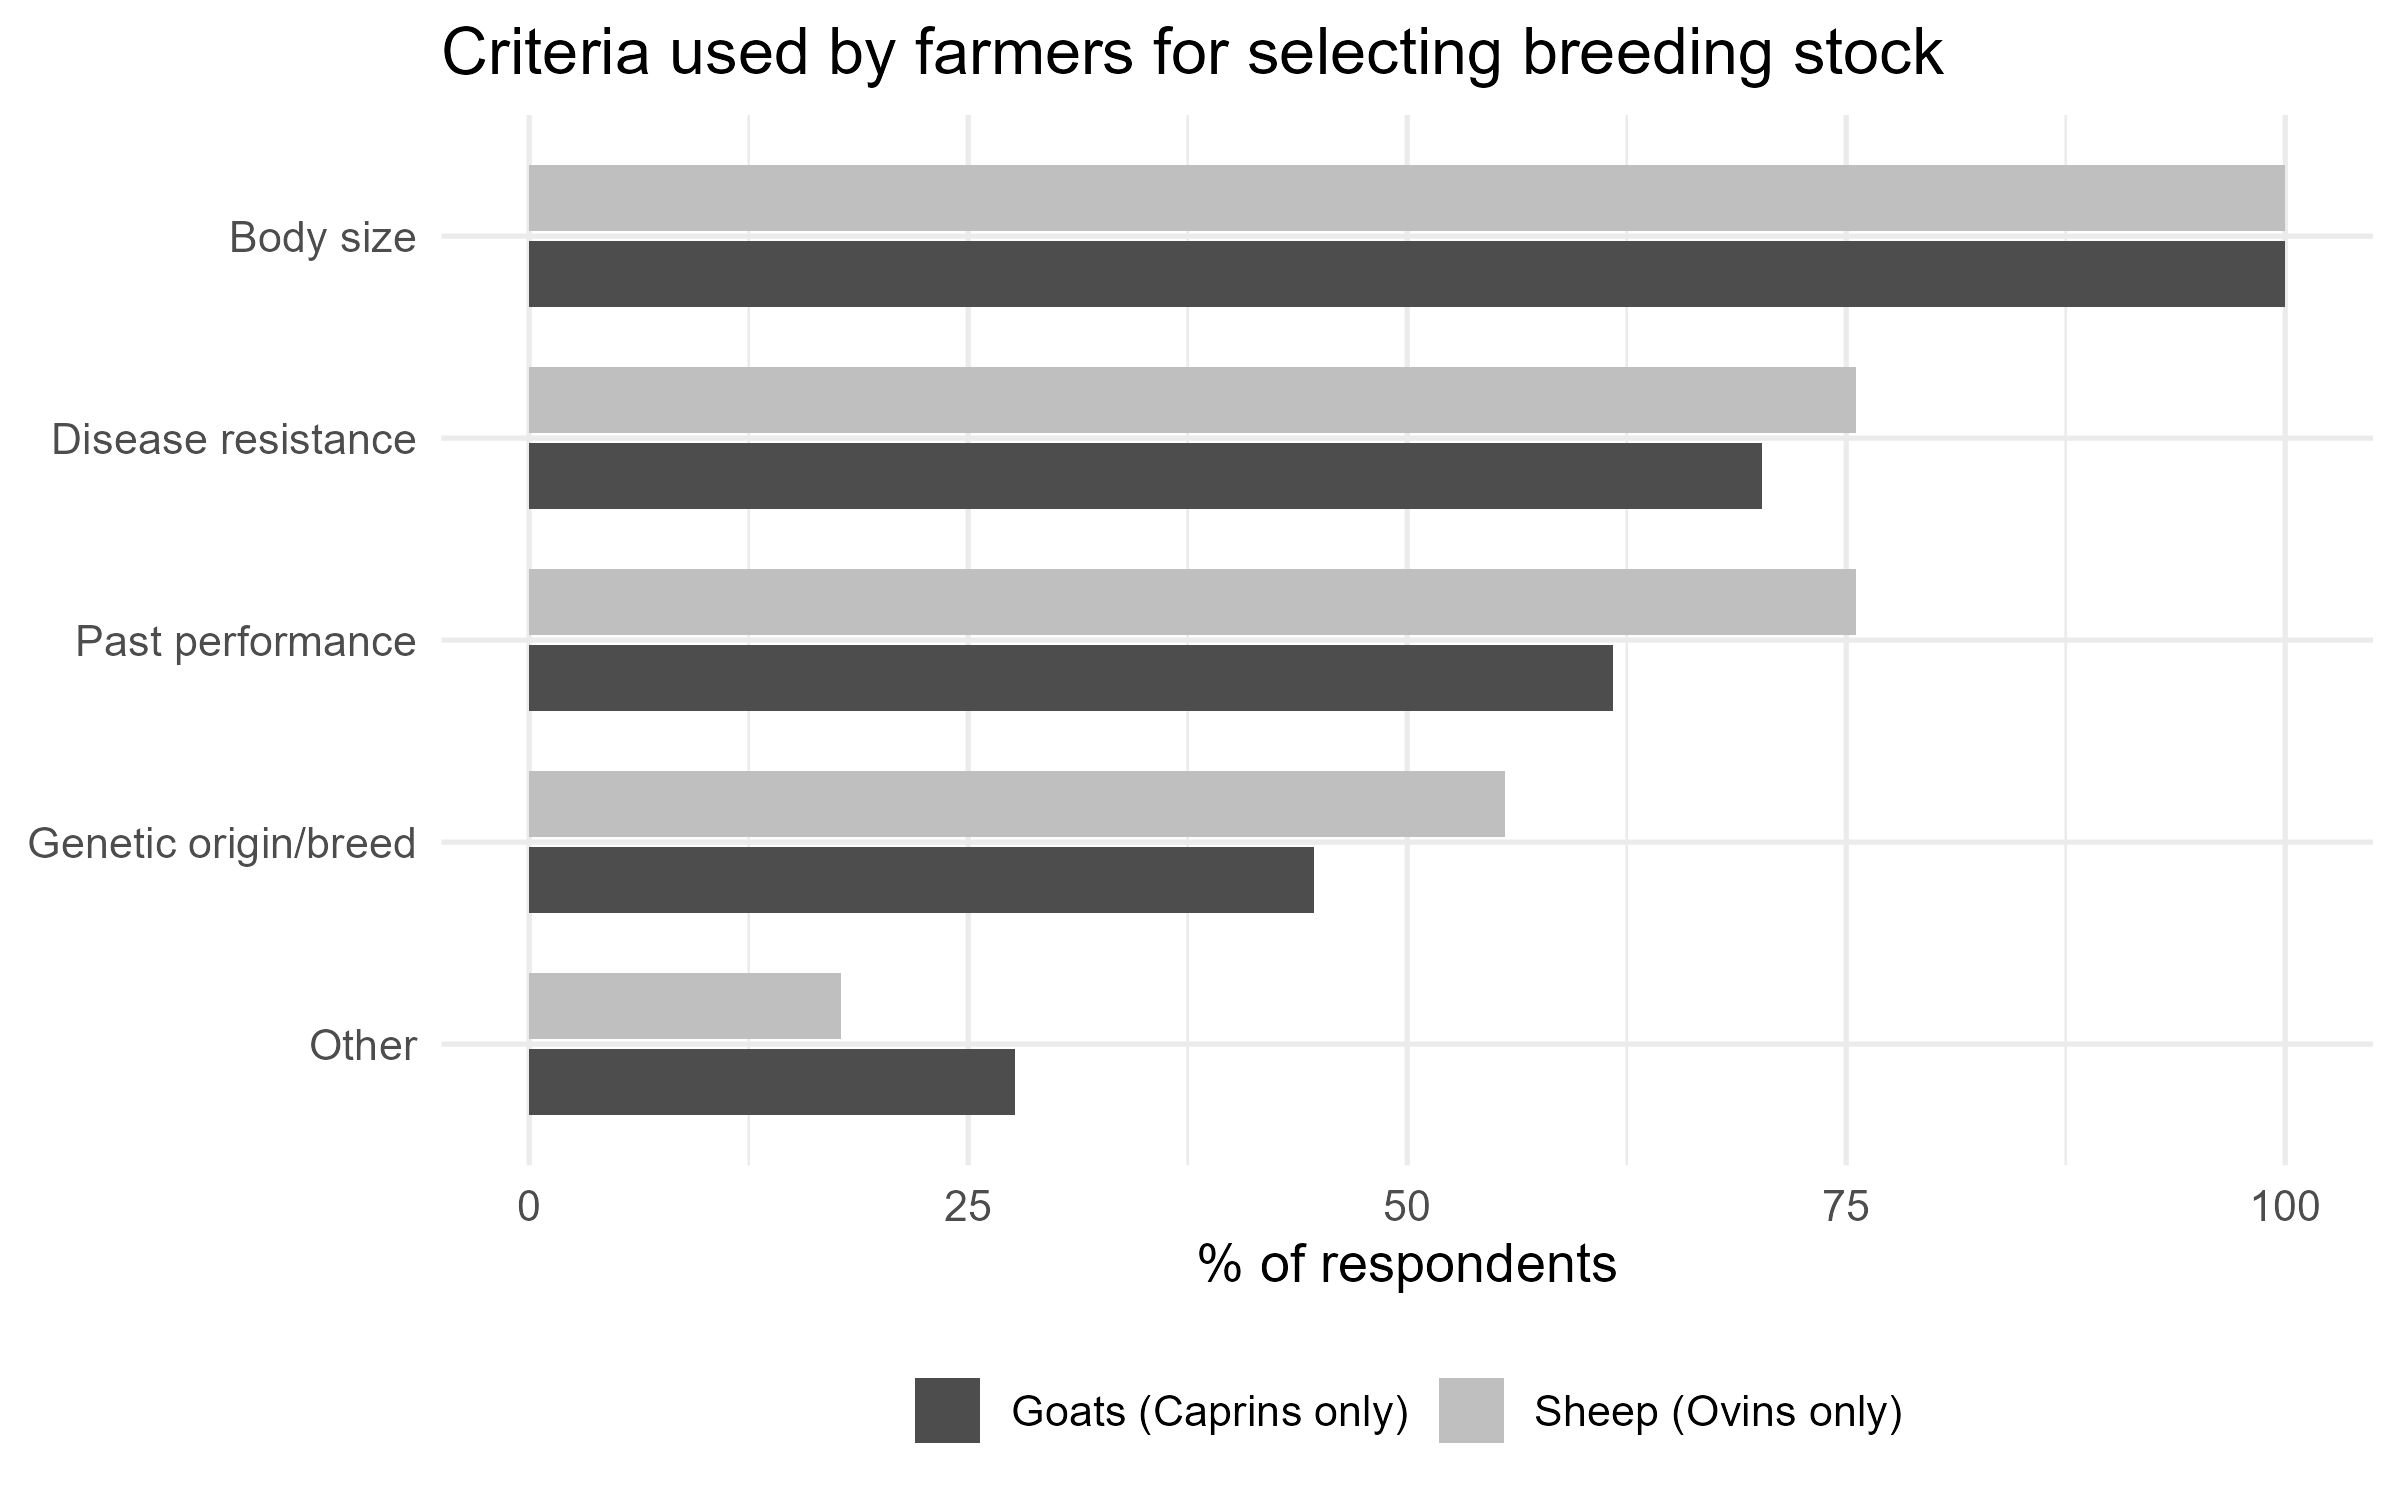

Source code (R):
# =============================================================================
# Criteria used by farmers for selecting breeding stock, by species (goats vs sheep)
# =============================================================================
# What this script does:
#   1. Reads the raw survey export (labels version)
#   2. Excludes the training population (Abomey-Calavi + any blank-commune rows)
#   3. Reconstructs the TRUE species classification from the raw Ovins/Caprins
#      checkboxes (NOT the pre-derived "Espece de petit ruminants" field, which
#      was found to be miscoded)
#   4. Keeps only "Caprins only" (goats, n=60) and "Ovins only" (sheep, n=67)
#      households
#   5. Calculates, for each species, the % of respondents selecting each
#      breeding-stock selection criterion (body size, disease resistance,
#      past performance, genetic origin/breed, other)
#   6. Produces a grouped horizontal bar chart (goats vs sheep) and saves it
#      as a PNG, in the style of the reference paper's Figure 2
#
# NOTE: unlike the reference paper, this survey asks breeding-stock selection
# criteria as a SINGLE question (not split by male vs female breeding animal),
# so this figure compares species (goat vs sheep), not sex of the animal
# being selected. State this clearly in your figure caption.
#
# Required packages: readxl, dplyr, tidyr, ggplot2, stringr
# =============================================================================

library(readxl)
library(dplyr)
library(tidyr)
library(ggplot2)
library(stringr)

# ---- File paths (edit these to match your local paths) --------------------
LABELS_PATH <- "C:/Users/lucas/OneDrive/Bureau/Data/Figures/Figure 2/Questionnaire_caracterisation_pratiques_de_croisements_-_latest_version_-_labels_-_2026-07-28-03-29-08.xlsx"
OUTPUT_PNG  <- "breeding_criteria_by_species.png"
OUTPUT_XLSX <- "breeding_criteria_by_species.xlsx"

# ---- Column name constants (exact headers from the raw export) ------------
COMMUNE_COL <- "II- CARACTERISTIQUES DE L\u2019UNITE D\u2019ELEVAGE (UE) /Commune"
OVINS_COL   <- "II- CARACTERISTIQUES DE L\u2019UNITE D\u2019ELEVAGE (UE) /Quelles sont les esp\u00e8ces animales que vous \u00e9levez?/1=Ovins"
CAPRINS_COL <- "II- CARACTERISTIQUES DE L\u2019UNITE D\u2019ELEVAGE (UE) /Quelles sont les esp\u00e8ces animales que vous \u00e9levez?/2=Caprins"

CRITERIA_COLS <- c(
  "Body size"            = "5.) Reproduction/Crit\u00e8res de choix des reproducteurs /1= Taille corporelle",
  "Disease resistance"   = "5.) Reproduction/Crit\u00e8res de choix des reproducteurs /2= R\u00e9sistance aux maladies",
  "Past performance"     = "5.) Reproduction/Crit\u00e8res de choix des reproducteurs /3= Performances pass\u00e9es",
  "Genetic origin/breed" = "5.) Reproduction/Crit\u00e8res de choix des reproducteurs /4= Origine g\u00e9n\u00e9tique (race)",
  "Other"                = "5.) Reproduction/Crit\u00e8res de choix des reproducteurs /5= Autre"
)

# =============================================================================
# 1. Read data
# =============================================================================
raw <- read_excel(LABELS_PATH, col_types = "text")

# =============================================================================
# 2. Exclude the training population (Abomey-Calavi + blank commune)
# =============================================================================
raw_clean <- raw %>%
  filter(!is.na(.data[[COMMUNE_COL]]), .data[[COMMUNE_COL]] != "Abomey-Calavi")

# =============================================================================
# 3. Reconstruct species from the raw Ovins/Caprins checkboxes
# =============================================================================
raw_clean <- raw_clean %>%
  mutate(
    ovins_flag   = as.numeric(.data[[OVINS_COL]]),
    caprins_flag = as.numeric(.data[[CAPRINS_COL]]),
    species = case_when(
      ovins_flag == 1 & caprins_flag == 0 ~ "Sheep (Ovins only)",
      ovins_flag == 0 & caprins_flag == 1 ~ "Goats (Caprins only)",
      ovins_flag == 1 & caprins_flag == 1 ~ "Mixed/Both",
      TRUE ~ "Unknown"
    )
  )

# =============================================================================
# 4. Keep goats-only and sheep-only households
# =============================================================================
d <- raw_clean %>% filter(species %in% c("Goats (Caprins only)", "Sheep (Ovins only)"))
cat("Goats:", sum(d$species == "Goats (Caprins only)"),
    " | Sheep:", sum(d$species == "Sheep (Ovins only)"), "\n")

# =============================================================================
# 5. Calculate % of respondents per criterion, per species
# =============================================================================
for (crit in names(CRITERIA_COLS)) {
  d[[crit]] <- as.numeric(d[[CRITERIA_COLS[[crit]]]])
}

criteria_pct <- d %>%
  group_by(species) %>%
  summarise(across(all_of(names(CRITERIA_COLS)), ~ mean(.x, na.rm = TRUE) * 100), n = n(),
            .groups = "drop") %>%
  pivot_longer(cols = all_of(names(CRITERIA_COLS)), names_to = "Criterion", values_to = "Percent")

cat("\n===== % of respondents selecting each criterion =====\n")
print(criteria_pct %>% select(species, Criterion, Percent) %>% arrange(Criterion, species))

# =============================================================================
# 6. Plot: grouped horizontal bar chart (style of reference paper's Figure 2)
# =============================================================================
criterion_order <- c("Other", "Genetic origin/breed", "Past performance",
                      "Disease resistance", "Body size")
criteria_pct$Criterion <- factor(criteria_pct$Criterion, levels = criterion_order)

p <- ggplot(criteria_pct, aes(x = Criterion, y = Percent, fill = species)) +
  geom_col(position = position_dodge(width = 0.75), width = 0.65) +
  coord_flip() +
  scale_fill_manual(values = c("Goats (Caprins only)" = "grey30",
                                "Sheep (Ovins only)"   = "grey75")) +
  labs(x = NULL, y = "% of respondents", fill = NULL,
       title = "Criteria used by farmers for selecting breeding stock") +
  theme_minimal(base_size = 13) +
  theme(legend.position = "bottom")

print(p)
ggsave(OUTPUT_PNG, plot = p, width = 8, height = 5, dpi = 300)
cat("\nSaved plot:", OUTPUT_PNG, "\n")

# =============================================================================
# 7. Export the underlying numbers to Excel for reference
# =============================================================================
if (requireNamespace("openxlsx", quietly = TRUE)) {
  library(openxlsx)
  wb <- createWorkbook()
  addWorksheet(wb, "Criteria_by_species")
  writeData(wb, "Criteria_by_species",
            criteria_pct %>% select(species, Criterion, Percent, n) %>% arrange(Criterion, species))
  saveWorkbook(wb, OUTPUT_XLSX, overwrite = TRUE)
  cat("Saved data:", OUTPUT_XLSX, "\n")
}
